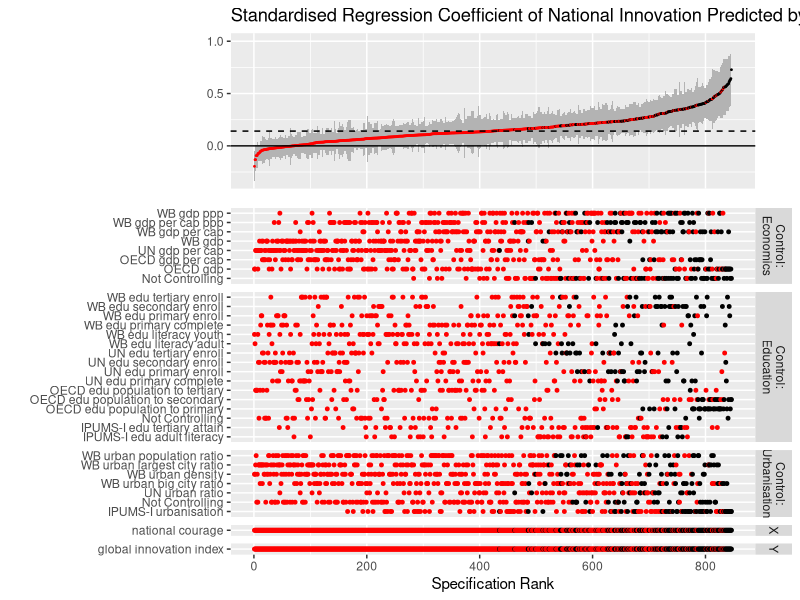
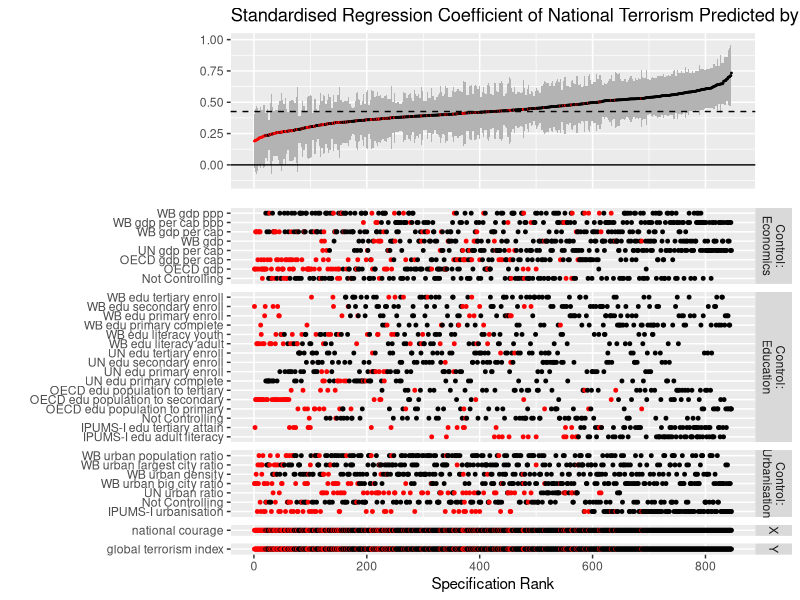

Here is the R script that generated these plots, in order:
#this file is to take in the specification matrix generated and filled by previous files to produce our curves
#plan: import matrices, visualisation function, visualise them, output

library(ggplot2)
library(cowplot)


##################################################
#first, import the filled specification matrix
##################################################

Specs_INO <- read.csv("results/raw_specification_results/Specs_INO.csv")[, -1]
Specs_TER <- read.csv("results/raw_specification_results/Specs_TER.csv")[, -1]


##################################################
#now we create generic functions to generate visualisations
####################################################

#this function plot the actual curve itself; variable_name should be a string 
sca_curve <- function(Specifications, variable_name){
  #sort by effect size
  Specifications <- Specifications[order(Specifications$Effect_Size),]
  #change "P_Value" to "Sig" as a binary variable to denote significance
  colnames(Specifications)[7] <- 'Sig'
  #change p value to 0 if it's above .05
  Specifications$Sig[Specifications$Sig > 0.05] <- '0'
  #change the rest of them (those that are above 0 now) to 1
  Specifications$Sig[Specifications$Sig > 0] <- '1'
  #add columns for upper and lower bound of the effect sizes
  Specifications <- data.frame(Specifications, 
                               Upper = as.numeric(Specifications$Effect_Size + Specifications$Standard_Error),
                               Lower = as.numeric(Specifications$Effect_Size - Specifications$Standard_Error))
  
  
  ############################
  #Specification Curve
  
  #create a value for the height of our median effect size
  height <- round(median(Specifications$Effect_Size), digits = 3)
  
  #now the plot
  #first, our x-axis represents our specification counts
  plot_curve <- ggplot(data = Specifications, aes(x = 1:nrow(Specifications))) +
    #for the bottom layer, we have the ribbon being the upper/lower bound error range
    geom_ribbon(aes(ymin = Lower, ymax = Upper), fill = "grey70") +
    #above that, we have our actual curve, colored by whether they are significant or not
    geom_point(aes(y = Effect_Size, color = Sig), size = 0.3) + 
    #then we add our median effect size height
    geom_hline(yintercept = height, linetype = "dashed") +
    #and an actual line for the axis, denoting where null effect is
    geom_hline(yintercept = 0) +
    #to color the significance scale we have our own little scale here
    scale_color_manual(values = c("#FF0000", "#000000")) +
    #title for the curve and relevant scale
    ggtitle(paste("Standardised Regression Coefficient of National", variable_name, "Predicted by National Courage")) +
    #we zoom in just for this one (don't generalise the limit!)
    scale_y_continuous(name = "") +
    theme(
      legend.position = "none",
      axis.text.x = element_blank(),
      axis.title.x = element_blank(),
      axis.ticks.x = element_blank(),
      axis.line.x = element_blank()
    )
  

  plot_curve
}

#this function produce the specification panel to go underneath our curve
sca_panel <- function(Specifications, variable_name){
  
  #sort by effect size
  Specifications <- Specifications[order(Specifications$Effect_Size),]
  #change "P_Value" to "Sig" as a binary variable to denote significance
  colnames(Specifications)[7] <- 'Sig'
  #change p value to 0 if it's above .05
  Specifications$Sig[Specifications$Sig > 0.05] <- '0'
  #change the rest of them (those that are above 0 now) to 1
  Specifications$Sig[Specifications$Sig > 0] <- '1'
  #make the variable names more readable
  Specifications$y <- gsub('wb','WB',gsub('oecd','OECD',gsub('ipums','IPUMS-I',gsub('un','UN',gsub('_', ' ', Specifications$y)))))
  Specifications$x <- gsub('wb','WB',gsub('oecd','OECD',gsub('ipums','IPUMS-I',gsub('un','UN',gsub('_', ' ', Specifications$x)))))
  Specifications$Control_EDU <- gsub('wb','WB',gsub('oecd','OECD',gsub('ipums','IPUMS-I',gsub('un','UN',gsub('_', ' ', Specifications$Control_EDU)))))
  Specifications$Control_ECN <- gsub('wb','WB',gsub('oecd','OECD',gsub('ipums','IPUMS-I',gsub('un','UN',gsub('_', ' ', Specifications$Control_ECN)))))
  Specifications$Control_URB <- gsub('wb','WB',gsub('oecd','OECD',gsub('ipums','IPUMS-I',gsub('un','UN',gsub('_', ' ', Specifications$Control_URB)))))
  
  #try to plot by groups, first we turn the frame into one that's by group
  #I'm doing this in a for loop because I really can't think of a better way...
  Var.Type <- c()
  Var.Name <- c()
  Specs.Count <- c()
  Specs.Sig <- c()
  for(row in 1:nrow(Specifications)){
    Var.Type <- c(Var.Type, 'Y', 'X', 
                  'Control:\nEducation', 'Control:\nEconomics', 'Control:\nUrbanisation')
    Var.Name <- c(Var.Name, Specifications$y[row], Specifications$x[row], 
                  Specifications$Control_EDU[row], Specifications$Control_ECN[row], Specifications$Control_URB[row])
    Specs.Count <- c(Specs.Count, rep(row, 5))
    Specs.Sig <- c(Specs.Sig, rep(Specifications$Sig[row], 5))
    #print for progress
    print(paste(row, 'rows done out of', nrow(Specifications)))
  }
  #combine the individual extractions into one data frame
  spec_panel_data <- data.frame(Var.Type, Var.Name, Specs.Count, Specs.Sig)
  
  
  #plot specifications scattering to correspond with our curve 
  Panel <- ggplot(spec_panel_data, aes(x = Specs.Count, y = Var.Name)) + 
    geom_point(aes(color = Specs.Sig), size = 1) + 
    scale_color_manual(values = c("#FF0000", "#000000")) + 
    facet_grid(Var.Type ~ ., space="free", scales = "free_y") +
    theme(legend.position = "none") + ylab("") + xlab("Specification Rank")
  
  #output
  Panel
}

#another function to combine plots together
sca_combine <- function(Specifications, variable_name){
  curve <- sca_curve(Specifications, variable_name)
  panel <- sca_panel(Specifications, variable_name)
  combined <- plot_grid(curve, panel, ncol = 1, align = 'v', axis = "lr", rel_heights = c(1, 2))
  combined
}


###################################################
#plot them out
###################################################


Plot_TER <- sca_combine(Specs_TER, "Terrorism")
Plot_INO <- sca_combine(Specs_INO, "Innovation")


###################################################
#EXPORT
###################################################

pdf(file = 'results/sca_plots/figure_2.pdf', width = 12, height = 13.5)
Plot_INO
dev.off()

pdf(file = 'results/sca_plots/figure_3.pdf', width = 12, height = 13.5)
Plot_TER
dev.off()
